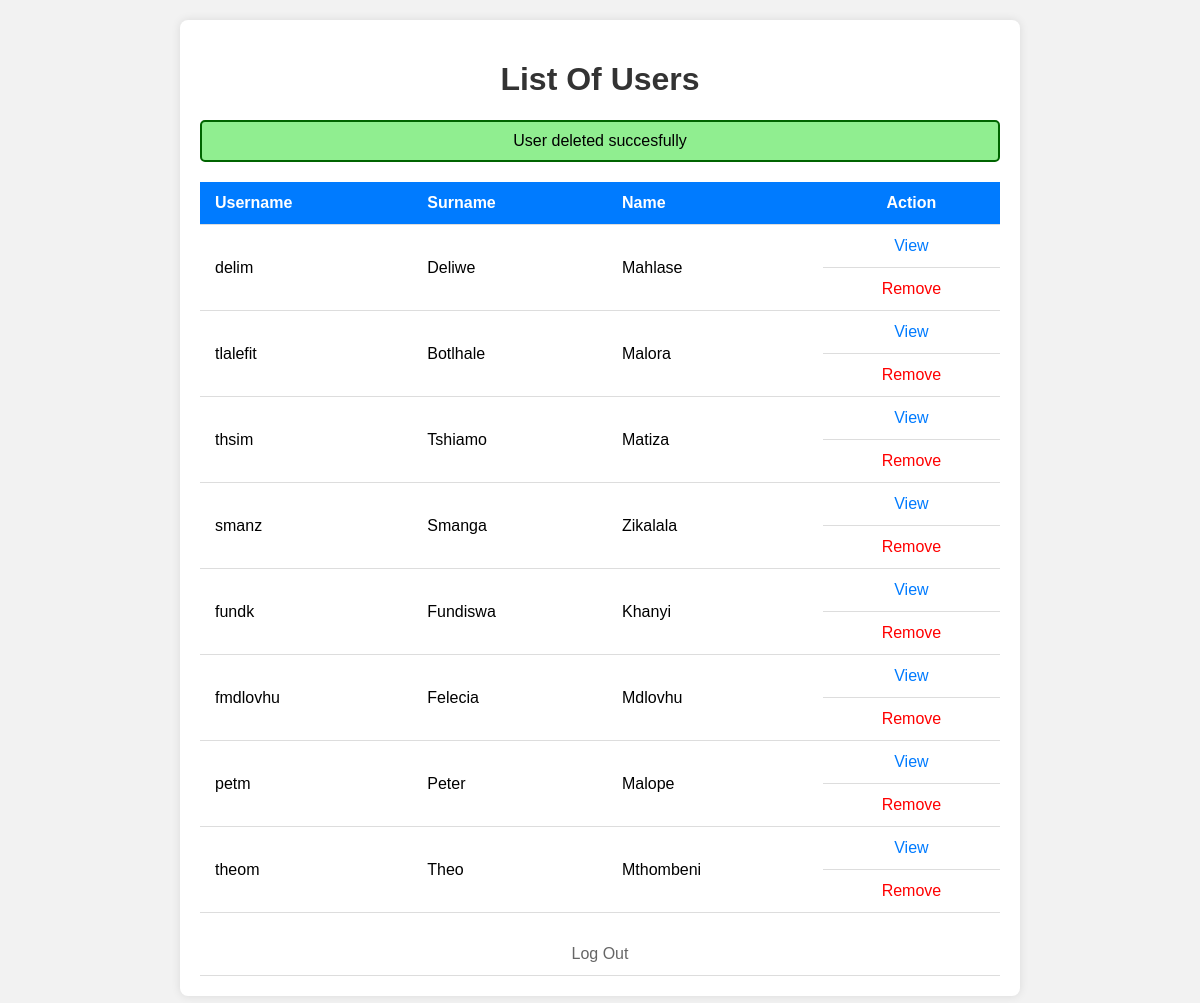
The page /admin_main.php?user_id=1001 on the database its author committed.
### tables this page shows
CREATE TABLE IF NOT EXISTS `user` (
    user_id INT AUTO_INCREMENT PRIMARY KEY,
    name VARCHAR(25) NOT NULL,
    surname VARCHAR(25) NOT NULL,
    username VARCHAR(20) NOT NULL UNIQUE,
    password VARCHAR(255) NOT NULL,
    admin_id INT NOT NULL
);

### admin_main.php (the view, shortened to what this page needs)
<?php
require_once('connect.php');
if(isset($_GET['user_id'])) {
    $del_id = $_GET['user_id'];
    $sql = "SELECT user_id FROM user WHERE user_id = $del_id";
    $result = $connection->query($sql);
    if ($row = $result->fetch_assoc()) {
        $sql_user = "DELETE FROM user WHERE user_id = $del_id";
        $update_user = $connection->prepare($sql_user);
        $update_user->execute();
        if($update_user->error) {
            die("Error deleting user: " . $update_user->error);
        } else {
            $message = "User deleted succesfully";
        }
    } else {
        $message;
    }
}
?>
<!DOCTYPE html>
<html lang="en">
<head>
</head>
<body>
<div class="container">
    <h1>List Of Users</h1>
    <?php if (!empty($message)): ?>
        <div class="success">
            <?php echo $message; ?>
        </div>
    <?php endif; ?>
    <table>
        <tr>
            <th>Username</th>
            <th>Surname</th>
            <th>Name</th>
            <th class="align-category">Action</th>
        </tr>
        <?php
        $sql = "SELECT u.user_id, u.name, u.surname, u.username FROM user u, admin a WHERE u.admin_id = a.admin_id";
        $result = $connection->query($sql);
        while ($row = $result->fetch_assoc()) {
            echo "
                                <tr>
                                    <td>$row[username]</td>
                                    <td>$row[name]</td>
                                    <td>$row[surname]</td>
                                    <td class='action-links'>
                                        <a href='view_user.php?user_id=$row[user_id]'>View</a>
                                    </td>
                                    <td class='action-links remove-link'>
                                        <a href='admin_main.php?user_id=$row[user_id]'>Remove</a>
                                    </td>
                                </tr>
                            ";
        }
        ?>
        <tr>
            <td colspan="4"><a href="admin_login.php" class="logout-link">Log Out</a></td>
        </tr>
    </table>
</div>
</body>
</html>

### admin_main.php (style rules this page uses)
body { font-family: Arial, sans-serif; background-color: #f2f2f2; margin: 0; padding: 0; }
.container { max-width: 800px; margin: 20px auto; background-color: #fff; padding: 20px; border-radius: 8px; box-shadow: 0 0 10px rgba(0, 0, 0, 0.1); }
h1 { text-align: center; color: #333; }
table { width: 100%; border-collapse: collapse; margin-top: 20px; }
th, td { padding: 12px 15px; text-align: left; border-bottom: 1px solid #ddd; }
th { background-color: #007bff; color: #fff; }
.align-category { text-align: center; }
.action-links { display: flex; justify-content: space-around; }
.action-links a { color: #007bff; text-decoration: none; }
.remove-link a { color: red; }
.logout-link { display: block; text-align: center; margin-top: 20px; color: #666; text-decoration: none; }
.success { color: black; text-align: center; margin-bottom: 10px; padding: 10px; background-color: lightgreen; border: 2px solid darkgreen; border-radius: 5px; }

### rows shown on the page
user: username "delim", name "Deliwe", surname "Mahlase"
user: username "tlalefit", name "Botlhale", surname "Malora"
user: username "thsim", name "Tshiamo", surname "Matiza"
user: username "smanz", name "Smanga", surname "Zikalala"
user: username "fundk", name "Fundiswa", surname "Khanyi"
user: username "fmdlovhu", name "Felecia", surname "Mdlovhu"
user: username "petm", name "Peter", surname "Malope"
user: username "theom", name "Theo", surname "Mthombeni"

### other values the page prints
$message "User deleted succesfully"
